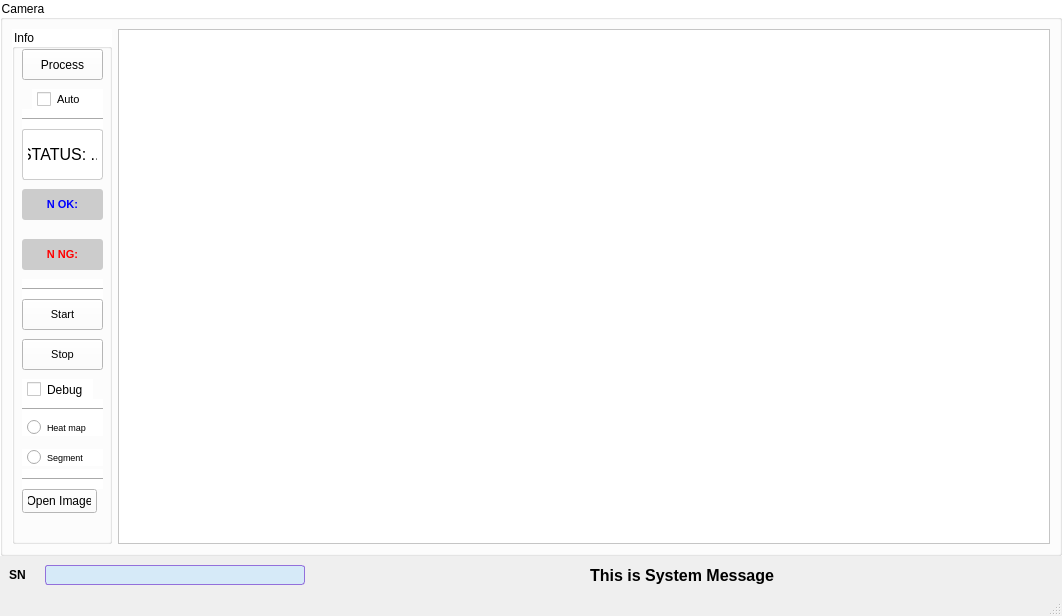
<?xml version="1.0" encoding="UTF-8"?>
<ui version="4.0">
 <class>MainWindow</class>
 <widget class="QMainWindow" name="MainWindow">
  <property name="geometry">
   <rect>
    <x>0</x>
    <y>0</y>
    <width>1062</width>
    <height>616</height>
   </rect>
  </property>
  <property name="sizePolicy">
   <sizepolicy hsizetype="Expanding" vsizetype="Expanding">
    <horstretch>0</horstretch>
    <verstretch>0</verstretch>
   </sizepolicy>
  </property>
  <property name="windowTitle">
   <string>MainWindow</string>
  </property>
  <widget class="QWidget" name="centralwidget">
   <layout class="QGridLayout" name="gridLayout">
    <property name="leftMargin">
     <number>0</number>
    </property>
    <property name="topMargin">
     <number>0</number>
    </property>
    <property name="rightMargin">
     <number>0</number>
    </property>
    <property name="bottomMargin">
     <number>0</number>
    </property>
    <property name="horizontalSpacing">
     <number>2</number>
    </property>
    <property name="verticalSpacing">
     <number>0</number>
    </property>
    <item row="0" column="0">
     <widget class="QWidget" name="widget" native="true">
      <layout class="QVBoxLayout" name="verticalLayout">
       <property name="spacing">
        <number>0</number>
       </property>
       <property name="leftMargin">
        <number>0</number>
       </property>
       <property name="topMargin">
        <number>0</number>
       </property>
       <property name="rightMargin">
        <number>0</number>
       </property>
       <property name="bottomMargin">
        <number>0</number>
       </property>
       <item>
        <layout class="QHBoxLayout" name="horizontalLayout" stretch="0">
         <property name="spacing">
          <number>2</number>
         </property>
         <property name="sizeConstraint">
          <enum>QLayout::SizeConstraint::SetNoConstraint</enum>
         </property>
         <item>
          <widget class="QGroupBox" name="groupBox_9">
           <property name="mouseTracking">
            <bool>true</bool>
           </property>
           <property name="styleSheet">
            <string notr="true">background-color:white;</string>
           </property>
           <property name="title">
            <string>Camera</string>
           </property>
           <property name="checkable">
            <bool>false</bool>
           </property>
           <property name="checked">
            <bool>false</bool>
           </property>
           <layout class="QHBoxLayout" name="horizontalLayout_3">
            <item>
             <widget class="QGroupBox" name="groupBox_10">
              <property name="minimumSize">
               <size>
                <width>100</width>
                <height>0</height>
               </size>
              </property>
              <property name="maximumSize">
               <size>
                <width>100</width>
                <height>16777215</height>
               </size>
              </property>
              <property name="mouseTracking">
               <bool>true</bool>
              </property>
              <property name="tabletTracking">
               <bool>false</bool>
              </property>
              <property name="contextMenuPolicy">
               <enum>Qt::ContextMenuPolicy::DefaultContextMenu</enum>
              </property>
              <property name="acceptDrops">
               <bool>false</bool>
              </property>
              <property name="styleSheet">
               <string notr="true">padding: 0 5px;


</string>
              </property>
              <property name="title">
               <string>Info</string>
              </property>
              <property name="alignment">
               <set>Qt::AlignmentFlag::AlignLeading|Qt::AlignmentFlag::AlignLeft|Qt::AlignmentFlag::AlignVCenter</set>
              </property>
              <property name="flat">
               <bool>false</bool>
              </property>
              <property name="checkable">
               <bool>false</bool>
              </property>
              <widget class="QPushButton" name="ui_process_btn">
               <property name="enabled">
                <bool>true</bool>
               </property>
               <property name="geometry">
                <rect>
                 <x>10</x>
                 <y>20</y>
                 <width>81</width>
                 <height>31</height>
                </rect>
               </property>
               <property name="font">
                <font/>
               </property>
               <property name="cursor">
                <cursorShape>PointingHandCursor</cursorShape>
               </property>
               <property name="styleSheet">
                <string notr="true"/>
               </property>
               <property name="text">
                <string>Process</string>
               </property>
              </widget>
              <widget class="QCheckBox" name="ui_auto_process_check_box">
               <property name="enabled">
                <bool>true</bool>
               </property>
               <property name="geometry">
                <rect>
                 <x>20</x>
                 <y>60</y>
                 <width>71</width>
                 <height>20</height>
                </rect>
               </property>
               <property name="font">
                <font>
                 <pointsize>8</pointsize>
                </font>
               </property>
               <property name="mouseTracking">
                <bool>true</bool>
               </property>
               <property name="text">
                <string>Auto</string>
               </property>
               <property name="shortcut">
                <string notr="true"/>
               </property>
               <property name="checkable">
                <bool>true</bool>
               </property>
               <property name="autoRepeatDelay">
                <number>10</number>
               </property>
              </widget>
              <widget class="QLabel" name="ui_status_label">
               <property name="geometry">
                <rect>
                 <x>10</x>
                 <y>100</y>
                 <width>81</width>
                 <height>51</height>
                </rect>
               </property>
               <property name="font">
                <font>
                 <pointsize>12</pointsize>
                </font>
               </property>
               <property name="layoutDirection">
                <enum>Qt::LayoutDirection::LeftToRight</enum>
               </property>
               <property name="styleSheet">
                <string notr="true">border: 1px solid #ccc;
border-radius: 3px;

</string>
               </property>
               <property name="text">
                <string>STATUS: ...</string>
               </property>
               <property name="alignment">
                <set>Qt::AlignmentFlag::AlignCenter</set>
               </property>
              </widget>
              <widget class="QLabel" name="ui_sum_ok_label">
               <property name="geometry">
                <rect>
                 <x>10</x>
                 <y>160</y>
                 <width>81</width>
                 <height>31</height>
                </rect>
               </property>
               <property name="font">
                <font>
                 <pointsize>8</pointsize>
                 <bold>true</bold>
                </font>
               </property>
               <property name="layoutDirection">
                <enum>Qt::LayoutDirection::LeftToRight</enum>
               </property>
               <property name="styleSheet">
                <string notr="true">background-color:#ccc;
border-radius: 3px;
color:blue;
font-weight:bold

</string>
               </property>
               <property name="text">
                <string>N OK:</string>
               </property>
               <property name="alignment">
                <set>Qt::AlignmentFlag::AlignCenter</set>
               </property>
              </widget>
              <widget class="QLabel" name="ui_sum_ng_label">
               <property name="geometry">
                <rect>
                 <x>10</x>
                 <y>210</y>
                 <width>81</width>
                 <height>31</height>
                </rect>
               </property>
               <property name="font">
                <font>
                 <pointsize>8</pointsize>
                 <bold>true</bold>
                </font>
               </property>
               <property name="layoutDirection">
                <enum>Qt::LayoutDirection::LeftToRight</enum>
               </property>
               <property name="styleSheet">
                <string notr="true">background-color:#ccc;
border-radius: 3px;
color:red;
font-weight:bold
</string>
               </property>
               <property name="text">
                <string>N NG:</string>
               </property>
               <property name="alignment">
                <set>Qt::AlignmentFlag::AlignCenter</set>
               </property>
              </widget>
              <widget class="QPushButton" name="ui_start_camera_btn">
               <property name="geometry">
                <rect>
                 <x>10</x>
                 <y>270</y>
                 <width>81</width>
                 <height>31</height>
                </rect>
               </property>
               <property name="font">
                <font>
                 <pointsize>8</pointsize>
                 <bold>false</bold>
                </font>
               </property>
               <property name="cursor">
                <cursorShape>PointingHandCursor</cursorShape>
               </property>
               <property name="styleSheet">
                <string notr="true"/>
               </property>
               <property name="text">
                <string>Start</string>
               </property>
               <property name="iconSize">
                <size>
                 <width>18</width>
                 <height>18</height>
                </size>
               </property>
              </widget>
              <widget class="QPushButton" name="ui_stop_camera_btn">
               <property name="geometry">
                <rect>
                 <x>10</x>
                 <y>310</y>
                 <width>81</width>
                 <height>31</height>
                </rect>
               </property>
               <property name="font">
                <font>
                 <pointsize>8</pointsize>
                 <bold>false</bold>
                </font>
               </property>
               <property name="cursor">
                <cursorShape>PointingHandCursor</cursorShape>
               </property>
               <property name="styleSheet">
                <string notr="true"/>
               </property>
               <property name="text">
                <string>Stop</string>
               </property>
               <property name="iconSize">
                <size>
                 <width>27</width>
                 <height>27</height>
                </size>
               </property>
              </widget>
              <widget class="QRadioButton" name="ui_heat_map_radio_btn">
               <property name="geometry">
                <rect>
                 <x>10</x>
                 <y>390</y>
                 <width>81</width>
                 <height>17</height>
                </rect>
               </property>
               <property name="font">
                <font>
                 <pointsize>7</pointsize>
                </font>
               </property>
               <property name="text">
                <string>Heat map</string>
               </property>
               <property name="iconSize">
                <size>
                 <width>16</width>
                 <height>16</height>
                </size>
               </property>
              </widget>
              <widget class="QRadioButton" name="ui_segment_radio_btn">
               <property name="geometry">
                <rect>
                 <x>10</x>
                 <y>420</y>
                 <width>81</width>
                 <height>17</height>
                </rect>
               </property>
               <property name="font">
                <font>
                 <pointsize>7</pointsize>
                </font>
               </property>
               <property name="text">
                <string>Segment</string>
               </property>
              </widget>
              <widget class="Line" name="line">
               <property name="geometry">
                <rect>
                 <x>10</x>
                 <y>370</y>
                 <width>81</width>
                 <height>20</height>
                </rect>
               </property>
               <property name="orientation">
                <enum>Qt::Orientation::Horizontal</enum>
               </property>
              </widget>
              <widget class="Line" name="line_2">
               <property name="geometry">
                <rect>
                 <x>10</x>
                 <y>250</y>
                 <width>81</width>
                 <height>20</height>
                </rect>
               </property>
               <property name="orientation">
                <enum>Qt::Orientation::Horizontal</enum>
               </property>
              </widget>
              <widget class="Line" name="line_3">
               <property name="geometry">
                <rect>
                 <x>10</x>
                 <y>80</y>
                 <width>81</width>
                 <height>20</height>
                </rect>
               </property>
               <property name="orientation">
                <enum>Qt::Orientation::Horizontal</enum>
               </property>
              </widget>
              <widget class="QPushButton" name="ui_open_image_btn">
               <property name="geometry">
                <rect>
                 <x>10</x>
                 <y>460</y>
                 <width>75</width>
                 <height>24</height>
                </rect>
               </property>
               <property name="text">
                <string>Open Image</string>
               </property>
              </widget>
              <widget class="Line" name="line_4">
               <property name="geometry">
                <rect>
                 <x>10</x>
                 <y>440</y>
                 <width>81</width>
                 <height>20</height>
                </rect>
               </property>
               <property name="orientation">
                <enum>Qt::Orientation::Horizontal</enum>
               </property>
              </widget>
              <widget class="QCheckBox" name="ui_debug_check_box">
               <property name="geometry">
                <rect>
                 <x>10</x>
                 <y>350</y>
                 <width>71</width>
                 <height>21</height>
                </rect>
               </property>
               <property name="minimumSize">
                <size>
                 <width>50</width>
                 <height>21</height>
                </size>
               </property>
               <property name="mouseTracking">
                <bool>true</bool>
               </property>
               <property name="acceptDrops">
                <bool>true</bool>
               </property>
               <property name="text">
                <string>Debug</string>
               </property>
               <property name="checkable">
                <bool>true</bool>
               </property>
               <property name="checked">
                <bool>false</bool>
               </property>
               <property name="tristate">
                <bool>false</bool>
               </property>
              </widget>
             </widget>
            </item>
            <item>
             <widget class="QGraphicsView" name="ui_label_display_video">
              <property name="mouseTracking">
               <bool>true</bool>
              </property>
              <property name="contextMenuPolicy">
               <enum>Qt::ContextMenuPolicy::DefaultContextMenu</enum>
              </property>
             </widget>
            </item>
           </layout>
          </widget>
         </item>
        </layout>
       </item>
       <item>
        <widget class="QWidget" name="widget_2" native="true">
         <property name="minimumSize">
          <size>
           <width>0</width>
           <height>20</height>
          </size>
         </property>
         <layout class="QHBoxLayout" name="horizontalLayout_2" stretch="0,0,0">
          <item>
           <widget class="QLabel" name="label">
            <property name="maximumSize">
             <size>
              <width>30</width>
              <height>16777215</height>
             </size>
            </property>
            <property name="font">
             <font>
              <bold>true</bold>
             </font>
            </property>
            <property name="text">
             <string>SN</string>
            </property>
           </widget>
          </item>
          <item>
           <widget class="QLineEdit" name="ui_mac_input">
            <property name="minimumSize">
             <size>
              <width>0</width>
              <height>20</height>
             </size>
            </property>
            <property name="maximumSize">
             <size>
              <width>260</width>
              <height>30</height>
             </size>
            </property>
            <property name="styleSheet">
             <string notr="true">background-color: #D6EAF8;   /* Tím đậm (Indigo) */
    color: red;                /* Chữ trắng */        /* Chữ đậm */
    border: 1px solid #9370DB;  /* Viền tím sáng (Medium Purple) */
    border-radius: 3px;</string>
            </property>
           </widget>
          </item>
          <item>
           <widget class="QLabel" name="ui_system_message_label">
            <property name="minimumSize">
             <size>
              <width>0</width>
              <height>20</height>
             </size>
            </property>
            <property name="font">
             <font>
              <pointsize>12</pointsize>
              <bold>true</bold>
             </font>
            </property>
            <property name="styleSheet">
             <string notr="true">border: 1px dot #ccc</string>
            </property>
            <property name="text">
             <string>This is System Message</string>
            </property>
            <property name="alignment">
             <set>Qt::AlignmentFlag::AlignCenter</set>
            </property>
           </widget>
          </item>
         </layout>
        </widget>
       </item>
      </layout>
     </widget>
    </item>
   </layout>
  </widget>
  <widget class="QStatusBar" name="statusbar"/>
  <action name="ui_save_all_config_btn">
   <property name="checkable">
    <bool>false</bool>
   </property>
   <property name="text">
    <string>Save all config</string>
   </property>
  </action>
 </widget>
 <resources/>
 <connections/>
</ui>
